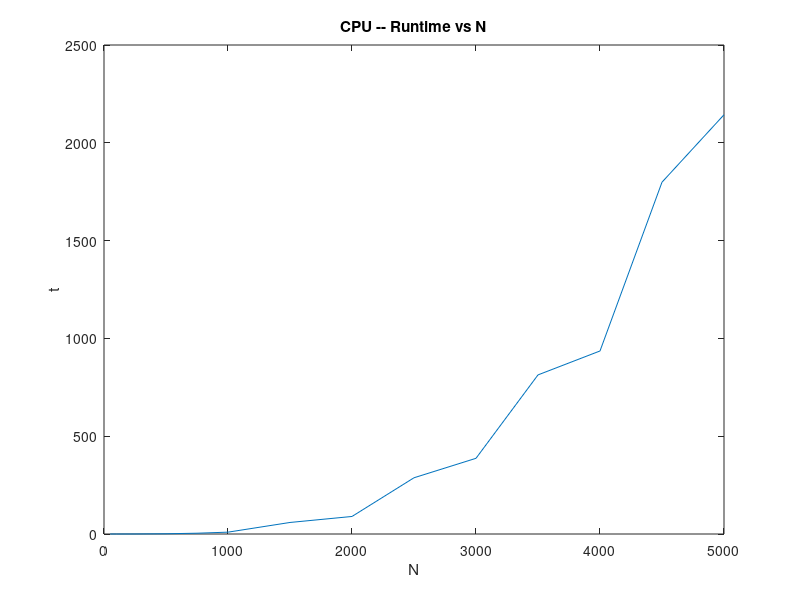

Write MATLAB code to recreate this figure.
% (50, 0.004)
% (100, 0.018)
% (250, 0.172)
% (500, 1.211)
% (750, 4.044)
% (1000, 9.456)
% (1500, 58.987)
% (2000, 89.66)
% (2500, 287.514)
% (3000, 386.991)
% (3500, 813.418)
% (4000, 935.728)
% (4500, 1798.644)
% (5000, 2143.403)

t = [0.004, 0.018, 0.172, 1.211, 4.044, 9.456, 58.987, 89.66, 287.514, 386.991, 813.418, 935.728, 1798.644, 2143.403];
N = [50, 100, 250, 500, 750, 1000, 1500, 2000, 2500, 3000, 3500, 4000, 4500, 5000];

plot(N, t)
title("CPU -- Runtime vs N")
xlabel('N')
ylabel('t')